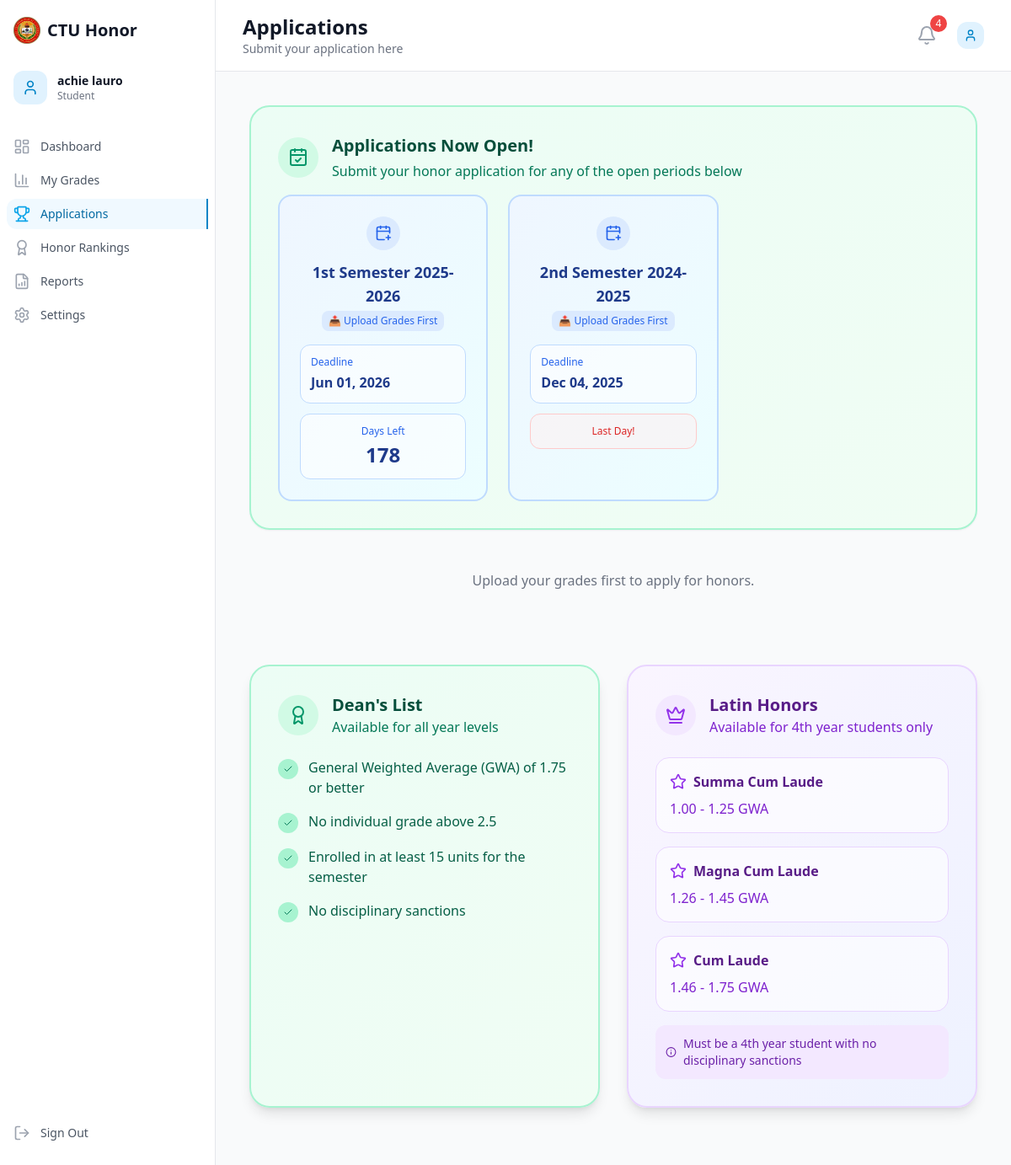
The app's page /student/applications.php (signed in) with its own data.
### tables this page shows
CREATE TABLE `academic_periods` (
  `id` int NOT NULL COMMENT 'Unique period identifier',
  `period_name` varchar(50) NOT NULL COMMENT 'Display name (e.g., First Semester 2024-2025)',
  `school_year` varchar(20) NOT NULL COMMENT 'Academic year (e.g., 2024-2025)',
  `semester` enum('1st','2nd','summer') NOT NULL COMMENT 'Semester type',
  `start_date` date NOT NULL COMMENT 'Period start date',
  `end_date` date NOT NULL COMMENT 'Period end date',
  `is_active` tinyint(1) DEFAULT '0' COMMENT 'Only one period can be active at a time',
  `registration_deadline` date DEFAULT NULL COMMENT 'Deadline for grade submissions',
  `application_deadline` date DEFAULT NULL COMMENT 'Deadline for honor applications',
  `created_at` timestamp NULL DEFAULT CURRENT_TIMESTAMP COMMENT 'Record creation date',
  `updated_at` timestamp NULL DEFAULT CURRENT_TIMESTAMP ON UPDATE CURRENT_TIMESTAMP COMMENT 'Last update date'
);

### student/applications.php (the view, shortened to what the rows shown need)
<?php
require_once '../classes/GradeProcessor.php';
require_once '../includes/application-periods.php';
$database = new Database();
$db = $database->getConnection();
?>
<!DOCTYPE html>
<html lang="en">
<head>
    <script src="https://cdn.tailwindcss.com"></script>
</head>
<body class="bg-gray-50">
    <div class="flex h-screen">
        <div class="flex flex-col flex-1 overflow-hidden">
            <header class="bg-white shadow-sm border-b border-gray-200">
                <div class="flex items-center justify-between px-4 py-4 sm:px-6 lg:px-8">
                    <div class="flex items-center">
                        <div class="ml-4 md:ml-0">
                            <h1 class="text-2xl font-bold text-gray-900">Applications</h1>
                        </div>
                    </div>
                        <?php include 'includes/header.php'; ?>
                </div>
            </header>
            <main class="flex-1 overflow-y-auto bg-gray-50">
                <div class="p-6 sm:p-8 lg:p-10 max-w-6xl mx-auto">
                    <?php
                    $application_period_status = canStudentApply($db, $_SESSION['user_id']);
                    $all_active_periods_query = "SELECT ap.*, ap.id as period_id, ap.semester, ap.school_year, ap.period_name,
                                                        CASE WHEN EXISTS (
                                                            SELECT 1 FROM grades g
                                                            JOIN grade_submissions gs ON g.submission_id = gs.id
                                                            WHERE gs.user_id = :user_id
                                                            AND gs.status = 'processed'
                                                            AND g.semester_taken = CONCAT(ap.semester, ' Semester SY ', ap.school_year)
                                                        ) THEN 1 ELSE 0 END as has_processed_grades
                                                 FROM academic_periods ap
                                                 WHERE ap.is_active = 1
                                                 ORDER BY ap.school_year DESC, ap.semester DESC";
                    $all_active_stmt = $db->prepare($all_active_periods_query);
                    $all_active_stmt->bindParam(':user_id', $user_id);
                    $all_active_stmt->execute();
                    $all_open_periods = $all_active_stmt->fetchAll(PDO::FETCH_ASSOC);
                    ?>
                    <?php if (!$application_period_status['can_apply']): ?>
                        <div class="mb-8 p-8 bg-gradient-to-br from-amber-50 to-orange-50 border-2 border-amber-200 rounded-3xl shadow-sm">
                            <div class="flex items-center mb-6">
                                <div class="flex-shrink-0 w-12 h-12 bg-amber-100 rounded-full flex items-center justify-center">
                                    <i data-lucide="calendar-x" class="w-6 h-6 text-amber-600"></i>
                            </div>
                            <div class="ml-4">
                                <h3 class="text-xl font-bold text-amber-900">Applications Currently Closed</h3>
                                <p class="text-amber-700 mt-1"><?php echo htmlspecialchars($application_period_status['reason']); ?></p>
                            </div>
                        </div>
                        <?php if (isset($application_period_status['next_period']) && $application_period_status['next_period']): ?>
                            <div class="bg-white bg-opacity-60 rounded-2xl p-6 border border-amber-200">
                                <h4 class="font-bold text-amber-900 mb-4 flex items-center">
                                    <i data-lucide="calendar-clock" class="w-5 h-5 mr-2"></i>
                                    Next Application Period
                                </h4>
                                <div class="grid grid-cols-1 md:grid-cols-3 gap-4 text-amber-800">
                                    <div class="text-center">
                                        <p class="text-sm font-medium text-amber-600 mb-1">Period</p>
                                        <p class="font-bold"><?php echo htmlspecialchars($application_period_status['next_period']['semester'] . ' ' . $application_period_status['next_period']['academic_year']); ?></p>
                                    </div>
                                    <div class="text-center">
                                        <p class="text-sm font-medium text-amber-600 mb-1">Opens</p>
                                        <p class="font-bold"><?php echo date('M d, Y', strtotime($application_period_status['next_period']['start_date'])); ?></p>
                                    </div>
                                    <div class="text-center">
                                        <p class="text-sm font-medium text-amber-600 mb-1">Closes</p>
                                        <p class="font-bold"><?php echo date('M d, Y', strtotime($application_period_status['next_period']['end_date'])); ?></p>
                                    </div>
                                </div>
                            </div>
                        <?php endif; ?>
                        <?php if (isset($_SESSION['role']) && $_SESSION['role'] === 'admin'): ?>
                            <div class="mt-4 p-4 bg-red-50 border border-red-200 rounded-xl">
                                <h5 class="font-bold text-red-900 mb-2">🔧 Debug Info (Admin Only)</h5>
                                <div class="text-sm text-red-800 space-y-1">
                                    <p><strong>Current Date:</strong> <?php echo date('Y-m-d'); ?></p>
                                    <p><strong>Active Academic Periods:</strong> <?php echo count($all_open_periods ?? []); ?> found</p>
                                    <p><strong>Application Periods Status:</strong> <?php echo $application_period_status['can_apply'] ? 'OPEN' : 'CLOSED'; ?></p>
                                    <p><strong>Issue:</strong> Student applications page checks academic_periods.is_active=1, but should check application_periods.status='open'</p>
                                </div>
                            </div>
                        <?php endif; ?>
                    <?php else: ?>
                        <div class="mb-8">
                            <div class="p-8 bg-gradient-to-br from-emerald-50 to-green-50 border-2 border-emerald-200 rounded-3xl shadow-sm mb-6">
                            <?php if (!empty($all_open_periods)): ?>
                                <div class="grid grid-cols-1 md:grid-cols-2 lg:grid-cols-3 gap-6">
                                    <?php foreach ($all_open_periods as $period): ?>
                                        <?php
                                        $end_date = new DateTime($period['end_date']);
                                        $today = new DateTime();
                                        $interval = $today->diff($end_date);
                                        $period_days_remaining = $interval->invert ? 0 : $interval->days;
                                        $has_grades = $period['has_processed_grades'] == 1;
                                        ?>
                                        <div class="bg-gradient-to-br <?php echo $has_grades ? 'from-emerald-50 to-green-50 border-emerald-200' : 'from-blue-50 to-cyan-50 border-blue-200'; ?> border-2 rounded-2xl p-6 hover:shadow-lg transition-shadow">
                                            <div class="text-center mb-4">
                                                <div class="inline-flex items-center justify-center w-10 h-10 <?php echo $has_grades ? 'bg-emerald-100' : 'bg-blue-100'; ?> rounded-full mb-3">
                                                    <i data-lucide="<?php echo $has_grades ? 'calendar-check' : 'calendar-plus'; ?>" class="w-5 h-5 <?php echo $has_grades ? 'text-emerald-600' : 'text-blue-600'; ?>"></i>
                                                </div>
                                                <h4 class="font-bold <?php echo $has_grades ? 'text-emerald-900' : 'text-blue-900'; ?> text-lg mb-1">
                                                    <?php echo htmlspecialchars($period['semester'] . ' Semester ' . $period['school_year']); ?>
                                                </h4>
                                                <div class="flex items-center justify-center gap-2 mb-2">
                                                    <span class="text-xs font-medium <?php echo $has_grades ? 'text-emerald-600 bg-emerald-100' : 'text-blue-600 bg-blue-100'; ?> px-2 py-1 rounded-lg">
                                                        <?php echo $has_grades ? '✓ Ready to Apply' : '📤 Upload Grades First'; ?>
                                                    </span>
                                                </div>
                                            </div>
                                            <div class="space-y-3">
                                                <div class="bg-white bg-opacity-60 rounded-xl p-3 border <?php echo $has_grades ? 'border-emerald-200' : 'border-blue-200'; ?>">
                                                    <p class="text-xs font-medium <?php echo $has_grades ? 'text-emerald-600' : 'text-blue-600'; ?> mb-1">Deadline</p>
                                                    <p class="font-bold <?php echo $has_grades ? 'text-emerald-900' : 'text-blue-900'; ?>"><?php echo date('M d, Y', strtotime($period['end_date'])); ?></p>
                                                </div>
                                                <?php if ($period_days_remaining > 0): ?>
                                                    <div class="bg-white bg-opacity-60 rounded-xl p-3 border <?php echo $has_grades ? 'border-emerald-200' : 'border-blue-200'; ?> text-center">
                                                        <p class="text-xs font-medium <?php echo $has_grades ? 'text-emerald-600' : 'text-blue-600'; ?> mb-1">Days Left</p>
                                                        <p class="font-bold <?php echo $has_grades ? 'text-emerald-900' : 'text-blue-900'; ?> text-2xl"><?php echo $period_days_remaining; ?></p>
                                                    </div>
                                                <?php elseif ($period_days_remaining == 0): ?>
                                                    <div class="bg-red-50 bg-opacity-60 rounded-xl p-3 border border-red-200 text-center">
                                                        <p class="text-xs font-medium text-red-600">Last Day!</p>
                                                    </div>
                                                <?php endif; ?>
                                            </div>
                                        </div>
                                    <?php endforeach; ?>
                                </div>
                            <?php endif; ?>
                        </div>
                    <?php endif; ?>
                </div>
            </main>
        </div>
    </div>
</body>
</html>

### records on screen
academic_periods: semester+school_year "1st Semester 2025-2026", end_date "Jun 01, 2026"
academic_periods: semester+school_year "2nd Semester 2024-2025", end_date "Dec 04, 2025", shows "Last Day!"

### other values on screen
$_SESSION['first_name'] "achie"
$_SESSION['last_name'] "lauro"
$unread_count "4"
